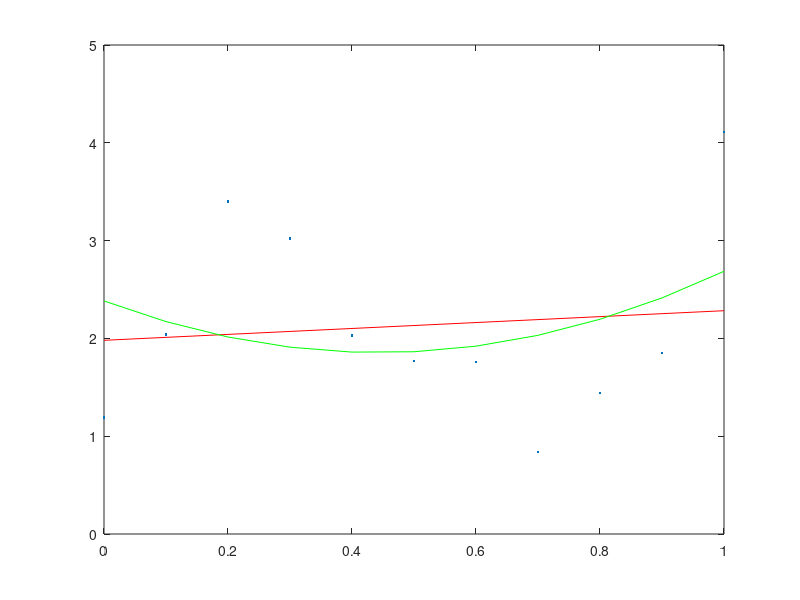

Reproduce this figure in MATLAB. (Note: this script raises an error after producing the figure.)
clear all;
close all;

% First, blah blah blah again
% maximum error: most easily affected by outliers
% average error
% but we use root-mean square LSQ

% x pts, x-1 degree polynomial :)

% E.g., f(x) = A*x + B
% err = sum(abs(f(x_k)-y_k).^2)
% to get min error,dErr/dA = 0, dErr/dB = 0
% You do know some calculus right? :)
x = 0:0.1:1;
y = [1.19, 2.04, 3.40, 3.02, 2.03, 1.77, 1.76, 0.84, 1.44, 1.85, 4.11];
A = zeros(2,2);
A(1,1) = sum(x.^2);
A(1,2) = sum(x);
A(2,1) = sum(x); 
A(2,2) = 11;
b = zeros(2,1);
b(1) = sum(x.*y);
b(2) = sum(y);
coeffs = A\b
y_linear = x*coeffs(1) + coeffs(2);
plot(x,y,'.'), hold on;
plot(x,y_linear,'r');
linear_error = sum((y_linear - y).^2);

% E.g., same method in quadratic form
A_quad = zeros(3,3);
A_quad(1,1) = sum(x.^4);
A_quad(1,2) = sum(x.^3);
A_quad(2,1) = sum(x.^3);
A_quad(2,2) = sum(x.^2);
A_quad(3,1) = sum(x.^2);
A_quad(1,3) = sum(x.^2);
A_quad(2,3) = sum(x);
A_quad(3,2) = sum(x);
A_quad(3,3) = 11; 
b_quad = zeros(3,1);
b_quad(1) = sum(x.^2.*y);
b_quad(2) = sum(x.*y);
b_quad(3) = sum(y);
coeffs_quad = A_quad\b_quad
y_quad = x.^2*coeffs_quad(1) + x*coeffs_quad(2) + coeffs_quad(3);
plot(x,y_quad,'g') ;
quad_error = sum((y_quad - y).^2);

% Ahhhh I'm tired!!!!!
% And I'm lazy!!!!!!!!
% What am I gonna do??
% polyfit(x,y,degree/power)
coeffs_1 = polyfit(x,y,1);
coeffs_2 = polyfit(x,y,2);
% polyval(your coeff, x)
y_1 = polyval(coeffs_1,x);
y_2 = polyval(coeffs_2,x);

% This is not covered in the lecture but covered in the video
% Data linearization
x = 0:0.5:10;
n = length(x);
y = 2*exp(x)+rand(1,n);
Y = log(y);
X = x; % now Y and X have linear relationship
coeff_exp = polyfit(X,Y,1);
X_22 = 10+0.5;
Y_22 = polyval(coeff_exp,x_22);


% Polynomial Fits
% interpolation: get a data pt where u don't have a data pt
% extrapolation: get a prediction outside my data
% spz we wanna REQUIRE our curve go through the data pts, 
% but that it connect them in some sort of coherent way

%we input data points x and y along with the points at which we want to
%evaluate!

x_grid = 0:0.01:1;

y_linear = interp1(x,y,x_grid,'linear')
hold on
plot(x_grid,y_linear,'b')
%what does this remind you of? The default plotting!
%default plotting uses linear interpolation to go between data points

%there are other interpolation options:
y_nearest = interp1(x,y,x_grid,'nearest')
close
plot(x,y,'.')
hold on
plot(x_grid,y_nearest,'r')
%this interpolation method, for a given evaluation point, finds the data
%point nearest this point and uses the y value of that point!

%splines! useful for smoother connections between points that aren't as big
%a mess as fitting a single polynomial
%remember Monday:
coeffs_10 = polyfit(x,y,10);
y_10 = polyval(coeffs_10,x);
degree_10_error = sum((y_10-y).^2)

close
plot(x,y,'.')
hold on
x_fine = 0:0.01:1;
y_fine = polyval(coeffs_10,x_fine)
plot(x_fine,y_fine)
%that wigglyness is awful!

%what do we want splines to do? Connect neighboring points...but also
%ensure the connections are smooth

%connect each pair of points with a cubic, but choose the cubic so that the
%derivatives at each data point of neighboring cubics match!
y_spline = interp1(x,y,x_grid,'spline')
close
plot(x,y,'.')
hold on
plot(x_grid,y_spline,'k')
%splines give a more natural connection between points
%it is the basis for a lot of computer graphics nowadays
%there are many varieties of splines beyond the simplest cubic splines, but
%we won't cover those in this class

%all options:
plot(x_grid,y_nearest,'r')
plot(x_grid,y_linear,'b')
plot(x_fine,y_fine,'g')

%which one do you think does the best?



%%%%%%%%%%%%%%%%%%%%%%%%%%%%%%
%Other Least Squares Problems%
%%%%%%%%%%%%%%%%%%%%%%%%%%%%%%

%the data look a little bit like a sine wave too...

%we don't need our functions to be polynomials, we just need them to be
%written in a way that gives us a linear system!

%let's say we want to model this with a sum of a sine and cosine (adjusted
%so their period lines up with the domain)

%y = alpha*sin(2*pi*x) + beta*cos(2*pi*x) + gamma

A = zeros(3,3);

A(1,1) = sum(sin(2*pi*x).^2);
A(1,2) = sum(sin(2*pi*x).*cos(2*pi*x));
A(2,1) = sum(sin(2*pi*x).*cos(2*pi*x));
A(1,3) = sum(sin(2*pi*x));
A(3,1) = sum(sin(2*pi*x));
A(2,2) = sum(cos(2*pi*x).^2);
A(2,3) = sum(cos(2*pi*x));
A(3,2) = sum(cos(2*pi*x));
A(3,3) = 11;

b = zeros(3,1);

b(1) = sum(y.*sin(2*pi*x));
b(2) = sum(y.*cos(2*pi*x));
b(3) = sum(y);

coeffs = A\b

close all
plot(x,y,'.')
hold on
x_grid = 0:0.01:1;
y_periodic = coeffs(1)*sin(2*pi*x_grid) + coeffs(2)*cos(2*pi*x_grid) + coeffs(3);
plot(x_grid,y_periodic)


%%%%%%%%%%%%%
%Square Wave%
%%%%%%%%%%%%%

%sines and cosines are well suited for modeling periodic problems

%consider a square wave:
x = linspace(0,2*pi,20);
y = ones(1,20);
y(11:20) = -1;

close all
plot(x,y,'.')

%consider modeling this with a few cosine functions:
%y = a*sin(x) + b*sin(2x) + c*sin(3x) + d*sin(4x)

A = zeros(4,4);
A(1,1) = sum(sin(x).^2);
A(1,2) = sum(sin(x).*sin(2*x));
A(1,3) = sum(sin(x).*sin(3*x));
A(1,4) = sum(sin(x).*sin(4*x));
A(2,2) = sum(sin(2*x).^2);
A(2,3) = sum(sin(2*x).*sin(3*x));
A(2,4) = sum(sin(2*x).*sin(4*x));
A(3,3) = sum(sin(3*x).^2);
A(3,4) = sum(sin(3*x).*sin(4*x));
A(4,4) = sum(sin(4*x).^2);


A(2,1) = A(1,2);
A(3,1) = A(1,3);
A(4,1) = A(1,4);
A(3,2) = A(2,3);
A(4,2) = A(2,4);
A(4,3) = A(3,4);

b = zeros(4,1);
b(1) = sum(y.*sin(x));
b(2) = sum(y.*sin(2*x));
b(3) = sum(y.*sin(3*x));
b(4) = sum(y.*sin(4*x));

coeffs = A\b;

x_grid = linspace(0,2*pi,100);
y_fine = coeffs(1)*sin(x_grid) + coeffs(2)*sin(2*x_grid) + coeffs(3)*sin(3*x_grid) + coeffs(4)*sin(4*x_grid);

hold on
plot(x_grid,y_fine)

%the more you add the better it does
%there is a much more efficient way of calculating these coefficients
%(which we may get to in this course...)